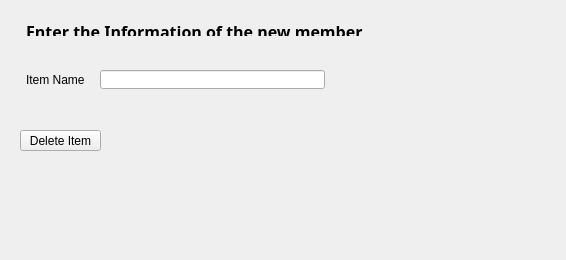
      <widget class="QWidget" name="tab_9">
       <attribute name="icon">
        <iconset resource="recource.qrc">
         <normaloff>:/rec/User Selection/109.png</normaloff>:/rec/User Selection/109.png</iconset>
       </attribute>
       <attribute name="title">
        <string>Delete Item</string>
       </attribute>
       <widget class="QLabel" name="label_16">
        <property name="geometry">
         <rect>
          <x>26</x>
          <y>70</y>
          <width>68</width>
          <height>19</height>
         </rect>
        </property>
        <property name="text">
         <string>Item Name</string>
        </property>
       </widget>
       <widget class="QPushButton" name="pushButton_delete_item">
        <property name="geometry">
         <rect>
          <x>20</x>
          <y>130</y>
          <width>81</width>
          <height>21</height>
         </rect>
        </property>
        <property name="text">
         <string>Delete Item</string>
        </property>
       </widget>
       <widget class="QLabel" name="label_18">
        <property name="geometry">
         <rect>
          <x>26</x>
          <y>20</y>
          <width>531</width>
          <height>16</height>
         </rect>
        </property>
        <property name="font">
         <font>
          <family>Perpetua Titling MT</family>
          <pointsize>12</pointsize>
          <weight>75</weight>
          <bold>true</bold>
         </font>
        </property>
        <property name="text">
         <string>Enter the Information of the new member</string>
        </property>
        <property name="textFormat">
         <enum>Qt::RichText</enum>
        </property>
       </widget>
       <widget class="QLineEdit" name="lineEdit_delete_item">
        <property name="geometry">
         <rect>
          <x>100</x>
          <y>70</y>
          <width>225</width>
          <height>19</height>
         </rect>
        </property>
        <property name="text">
         <string/>
        </property>
       </widget>
       <widget class="QWidget" name="layoutWidget">
        <property name="geometry">
         <rect>
          <x>20</x>
          <y>170</y>
          <width>351</width>
          <height>81</height>
         </rect>
        </property>
        <layout class="QVBoxLayout" name="verticalLayout_3">
         <item>
          <widget class="QLabel" name="Item_deleted_name_label">
           <property name="text">
            <string/>
           </property>
          </widget>
         </item>
         <item>
          <widget class="QLabel" name="Item_deleted_price_label">
           <property name="text">
            <string/>
           </property>
          </widget>
         </item>
         <item>
          <widget class="QLabel" name="item_deleted_info">
           <property name="text">
            <string/>
           </property>
          </widget>
         </item>
        </layout>
       </widget>
      </widget>
